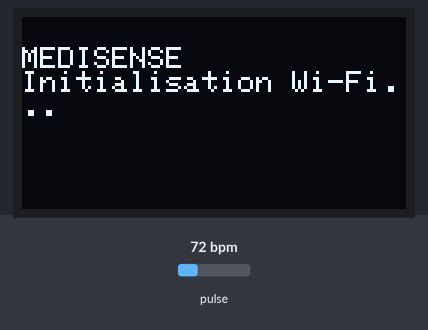
Bench run of a sketch on a simulated ESP32. Shown: 128×64 one-colour display. Inputs (shaded band) come from the test bench; at power-on: pulse 72 bpm. WiFi joins after 1.5 s; servers stay silent unless stated; no MQTT or app messages arrive unless stated; what the sketch prints to the serial monitor is not drawn.

Above: at 1.1 s.
At 2.7 s:
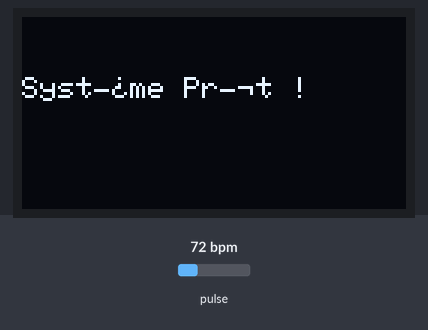
At 3.8 s:
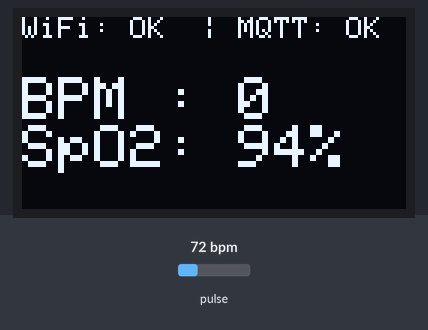
At 4.6 s:
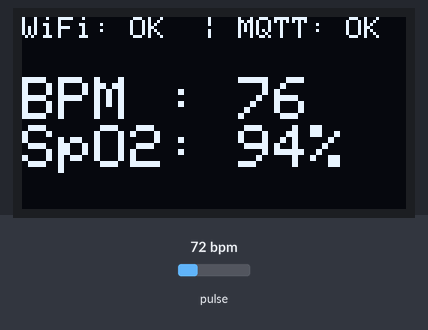
At 16.8 s:
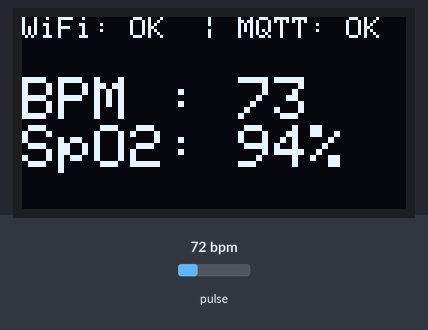
At 25.1 s:
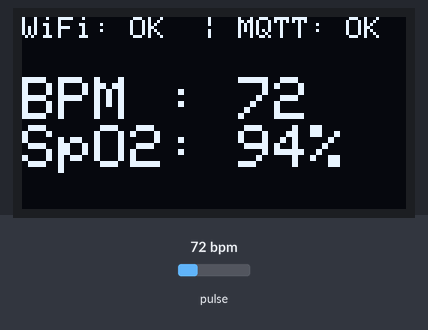

The sketch:

PFE_Final_copy_20260617204143.ino
```cpp
#include <WiFi.h>
#include <Wire.h>
#include <Adafruit_GFX.h>
#include <Adafruit_SSD1306.h>
#include "MAX30105.h"
#include <PubSubClient.h>

// --- VOS IDENTIFIANTS WI-FI 2.4GHz ---
const char* ssid = "WIFI NAME";
const char* pass = "PASS";

// --- CONFIGURATION MQTT ---
const char* mqtt_server = "broker.emqx.io";
const int mqtt_port = 1883;
const char* mqtt_topic_bpm = "pfe/medical/bpm";
const char* mqtt_topic_spo2 = "pfe/medical/spo2";
const char* mqtt_client_id = "ESP32_MAX30102_001";

// --- INSTANCIATION DES PERIPHERIQUES ---

Adafruit_SSD1306 display(128, 64, &Wire, -1);
MAX30105 particleSensor;
WiFiClient espClient;
PubSubClient mqtt(espClient);


// --- VARIABLES GLOBALES DE CALCUL ---

float smoothedBPM = 0;
long lastBeatTime = 0;
int spo2 = 0;
static float movingAvg = 0;
unsigned long lastPublishTime = 0;

void reconnectMQTT() {

  if (!mqtt.connected()) {
    Serial.print("Tentative de connexion MQTT...");
    if (mqtt.connect(mqtt_client_id)) {
      Serial.println(" Connecté au Broker !");
    } else {
      Serial.print(" Échec, code d'état: ");
      Serial.println(mqtt.state());
    }
  }
}


void setup() {
  Serial.begin(115200);
  delay(1000);
  // Initialisation du bus I2C (SDA = GPIO 21, SCL = GPIO 22)
  Wire.begin(21, 22);

  // 1. Initialisation de l'écran OLED
  if(!display.begin(SSD1306_SWITCHCAPVCC, 0x3C)) {
    Serial.println("Écran OLED non trouvé !");
  }
  display.clearDisplay();
  display.setTextSize(1);
  display.setTextColor(SSD1306_WHITE);
  display.setCursor(0, 10);
  display.println("MEDISENSE");
  display.println("Initialisation Wi-Fi...");
  display.display();
  // 2. Connexion au réseau Wi-Fi

  WiFi.mode(WIFI_STA);

  WiFi.disconnect();

  delay(100);


  Serial.print("Connexion au Wi-Fi ");
  Serial.println(ssid);
  WiFi.begin(ssid, pass);


  int tentative = 0;

  while (WiFi.status() != WL_CONNECTED && tentative < 40) {
    delay(500);
    Serial.print(".");
    tentative++;

  }

  if(WiFi.status() == WL_CONNECTED) {
    Serial.println("\nWi-Fi Connecté !");
    Serial.print("Adresse IP : ");
    Serial.println(WiFi.localIP());
  } else {
    Serial.println("\nÉchec Wi-Fi (Le système fonctionnera en mode local).");
  }

  // 3. Initialisation du capteur MAX30102

  if (!particleSensor.begin(Wire, I2C_SPEED_FAST)) {

    Serial.println("MAX30102 introuvable ! Système bloqué.");
    display.clearDisplay();
    display.setCursor(0,10);
    display.println("ERREUR MATERIEL:");
    display.println("MAX30102 absent");
    display.display();

    while (1); // Bloque ici si le capteur est mal branché ou mal alimenté
  }

  // Configuration optimale du capteur pour la détection du pouls

  particleSensor.setup(0x1F, 4, 2, 100, 411, 4096);

  particleSensor.setPulseAmplitudeRed(0x0A); // Allume la LED rouge

  particleSensor.setPulseAmplitudeIR(0x0A);  // Allume la LED infrarouge

  // Configuration du serveur MQTT
  mqtt.setServer(mqtt_server, mqtt_port);

  display.clearDisplay();
  display.setCursor(0, 20);
  display.println("Système Prêt !");
  display.display();
  delay(1000);

}

void loop() {

  // Gestion asynchrone non-bloquante des connexions réseau

  if (WiFi.status() == WL_CONNECTED) {
    if (!mqtt.connected()) {
      reconnectMQTT();
    }
    mqtt.loop();
  }

  // Lecture des valeurs brutes infrarouge (IR) et Rouge (Red)

  long irValue = particleSensor.getIR();

  long redValue = particleSensor.getRed();


  // --- SEUIL DE DETECTION ABAISSÉ À 20000 POUR PLUS DE SENSIVITÉ ---

  if (irValue > 20000) {
    // Algorithme de calcul du rythme cardiaque (BPM)

    movingAvg = (movingAvg * 0.96) + (irValue * 0.04);

    if (irValue > (movingAvg + 150) && (millis() - lastBeatTime > 750)) {

      long delta = millis() - lastBeatTime;

      lastBeatTime = millis();

      float instantBPM = 60000.0 / delta;

      if (instantBPM > 45 && instantBPM < 180) {
        smoothedBPM = (smoothedBPM == 0) ? instantBPM : (smoothedBPM * 0.9) + (instantBPM * 0.1);
      }
    }

    // Algorithme de calcul de l'oxygène (SpO2)
    double ratio = (double)redValue / (double)irValue;
    spo2 = 110 - (17 * ratio);
    if (spo2 > 100) spo2 = 100;
    if (spo2 < 85) spo2 = 95;


    // --- MISE À JOUR DE L'AFFICHAGE OLED LOCAL ---
    display.clearDisplay();
    display.setTextSize(1);
    display.setCursor(0, 0);
    if (WiFi.status() == WL_CONNECTED && mqtt.connected()) {
      display.print("WiFi: OK  | MQTT: OK");
    } else {
      display.print("Mode: Local (Hors ligne)");
    }
    display.setTextSize(2);
    display.setCursor(0, 20);
    display.print("BPM : ");
    display.println((int)smoothedBPM);
    display.print("SpO2: ");
    display.print(spo2);
    display.println("%");
    display.display();


    // --- TRANSMISSION VERS NODE-RED (MQTT) TOUTES LES 2 SECONDES ---
    if (millis() - lastPublishTime > 2000 && smoothedBPM > 45) {
      if (WiFi.status() == WL_CONNECTED && mqtt.connected()) {
        char b[8], s[8];
        dtostrf(smoothedBPM, 4, 1, b);
        dtostrf(spo2, 4, 1, s);
        mqtt.publish(mqtt_topic_bpm, b);
        mqtt.publish(mqtt_topic_spo2, s);
        Serial.println("Données vitales envoyées à Node-RED via EMQX !");
      }
      lastPublishTime = millis();
    }
  }
  else {
    // Si aucun doigt n'est détecté sur le capteur
    if (smoothedBPM != 0 || spo2 != 0) {
      smoothedBPM = 0;
      spo2 = 0;
      if (WiFi.status() == WL_CONNECTED && mqtt.connected()) {
        mqtt.publish(mqtt_topic_bpm, "0.0");
        mqtt.publish(mqtt_topic_spo2, "0.0");
      }
    }
    // Message d'attente dynamique sur l'écran OLED
    display.clearDisplay();
    display.setTextSize(1);
    display.setCursor(0, 25);
    display.println("Placer votre doigt...");
    display.display();
  }
  delay(40); // Fréquence d'échantillonnage stable
}
```

Measured:
- what the display in image 0 shows lasts 1.6 s, from 1.1 s to 2.7 s
- what the display in image 1 shows lasts 1.1 s, from 2.7 s to 3.8 s
- what the display in image 2 shows lasts 0.8 s, from 3.8 s to 4.6 s
- what the display in image 3 shows lasts 11.3 s, from 4.6 s to 15.9 s
- what the display in image 4 shows lasts 6.6 s, from 16.8 s to 23.4 s
